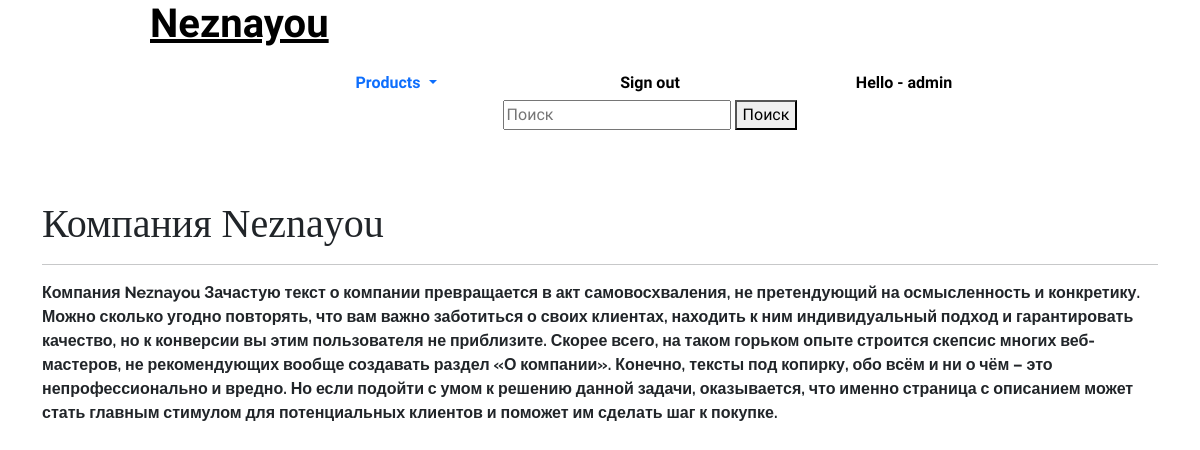
The page /about-us/ (signed in) on the database its author committed.
### core/models.py (models this page shows, shortened)
class AboutUs(models.Model):
    title = models.CharField(max_length=250)
    text = models.TextField()
    img = models.ImageField(upload_to="Image_About_Us", blank=True, null=True, verbose_name="Картинка о нас")
    class Meta:
        verbose_name = "О нас"
        verbose_name_plural = "О нас"

### core/views.py (the view)
# urls.py: path('about-us/', about_us, name="about_us"),
def about_us(request):
    about_us_all = AboutUs.objects.all()
    context = {
        "about_us": about_us_all
    }
    return render(request, "about_us.html", context)

### core/templates/about_us.html
{% extends 'index.html' %}
{% block content %}
{% for about_uss in about_us %}
    <div class="container">
        <div class="about_us">
            <h1>{{ about_uss.title }}</h1>
            <hr>
            <p>{{ about_uss.text }}</p>
        </div>
    </div>
{% endfor %}
{% endblock %}

### core/templates/index.html (shortened to what this page needs)
{% load static %}
<!DOCTYPE html>
<html lang="en">
<head>
    <link href="https://cdn.jsdelivr.net/npm/bootstrap@5.0.0/dist/css/bootstrap.min.css" rel="stylesheet">
    <link rel="stylesheet" href="{% static 'style.css' %}">
</head>
<body>
<div class="nav">
    <h1 class="zago"><a href="{% url 'products' %}">Neznayou</a></h1>
        <ul id="navbar">
            <li class="nav-item dropdown">
            <a class="nav-link dropdown-toggle" href="{% url 'products' %}" id="navbarDropdown" role="button" data-bs-toggle="dropdown" aria-expanded="false">
                Products
            </a>
            </li>
            {% if not request.user.is_authenticated %}
                <li><a href="{% url 'sign-in' %}">Sign in</a></li>
            {% else %}
                <li><a href="{% url 'sign-out' %}">Sign out</a></li>
            {% endif %}
            {% if request.user.is_authenticated %}
                <li><a href="#">Hello - {{ request.user.username }}</a></li>
            {% endif %}
                <li><form actions="{% url 'search' %}" name="word">
                        <input type="search" name="word" placeholder="Поиск">
                        <button type="submit">Поиск</button>
                    </form>
                </li>
    </ul>
</div>
{% block content %}
{% endblock %}
</body>

### core/static/style.css (style rules this page uses)
body { font-family: 'Abel', sans-serif; }
a { color: black; transition-duration: 0.3s; }
.nav { margin-left: 150px; }
#navbar { margin: 0; padding: 0; list-style-type: none; }
#navbar li { display: inline; transition-duration: 0.1s; }
#navbar { margin: 0; padding: 0; list-style-type: none; width: 1000px; text-align: center; font-weight: bolder; }
#navbar a { padding: 5px 10px; text-decoration: none; display: inline-block; width: 250px; margin-top: 10px; }
.zago { font-weight: bold; position: relative; }
.about_us { margin-top: 70px; }
.about_us h1 { font-family: 'Playfair Display', serif; }
.about_us p { font-family: 'Raleway', sans-serif; font-weight: bold; }

### rows shown on the page
AboutUs: title "Компания Neznayou", text "Компания Neznayou Зачастую текст о компании превращается в акт самовосхваления, не претендующий на осмысленность и конкретику. Можно сколько угодно повторять, что вам важно заботиться о своих клиентах, находить к ним индивидуальный подход и гарантировать качество, но к конверсии вы этим пользователя не приблизите. Скорее всего, на таком горьком опыте строится скепсис многих веб-мастеров, не рекомендующих вообще создавать раздел «О компании». Конечно, тексты под копирку, обо всём и ни о чём – это непрофессионально и вредно. Но если подойти с умом к решению данной задачи, оказывается, что именно страница с описанием может стать главным стимулом для потенциальных клиентов и поможет им сделать…"

### other values the page prints
{{ request.user.username }} "admin"
